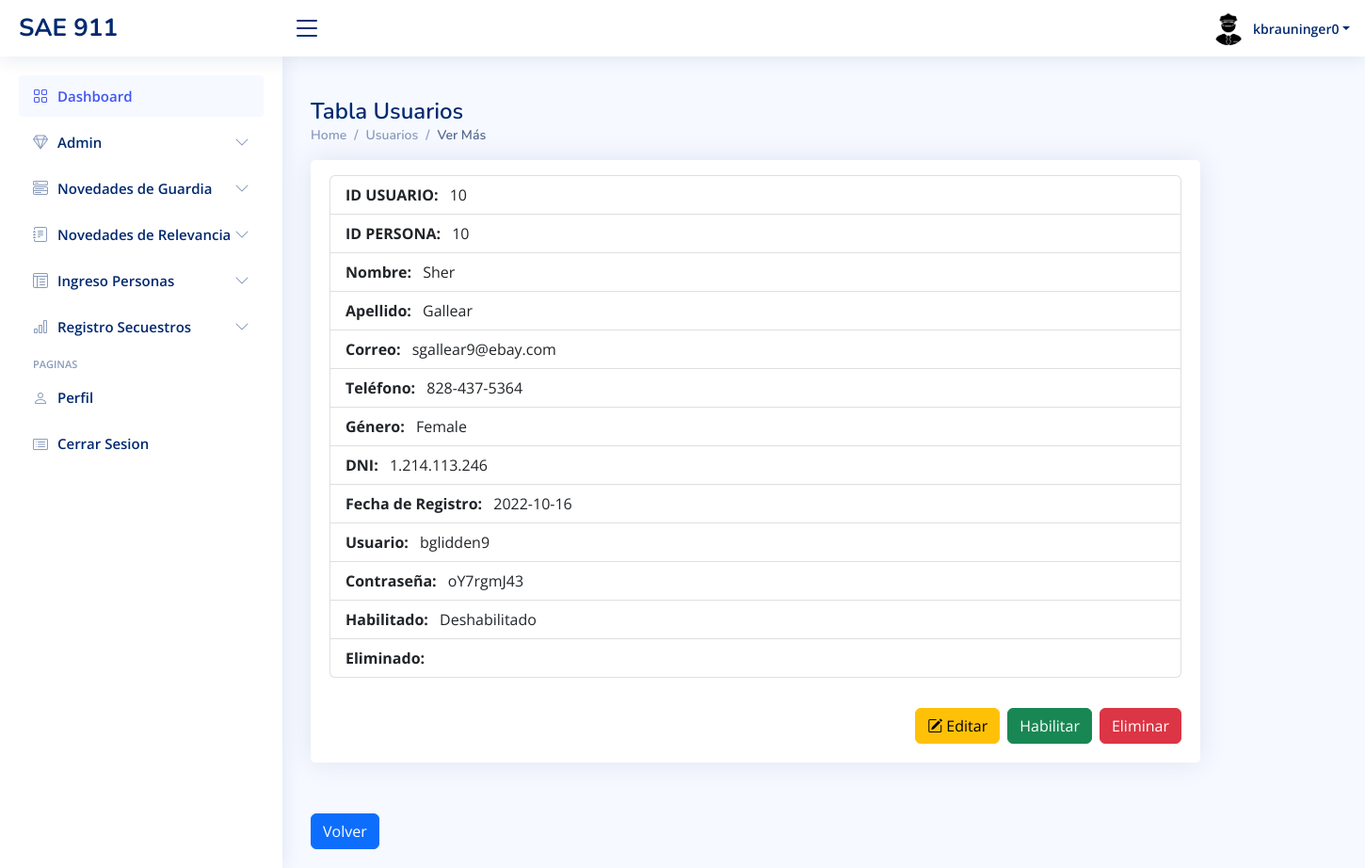
The app's page /usuarios-ver-mas.php?id=10 (signed in), older data.
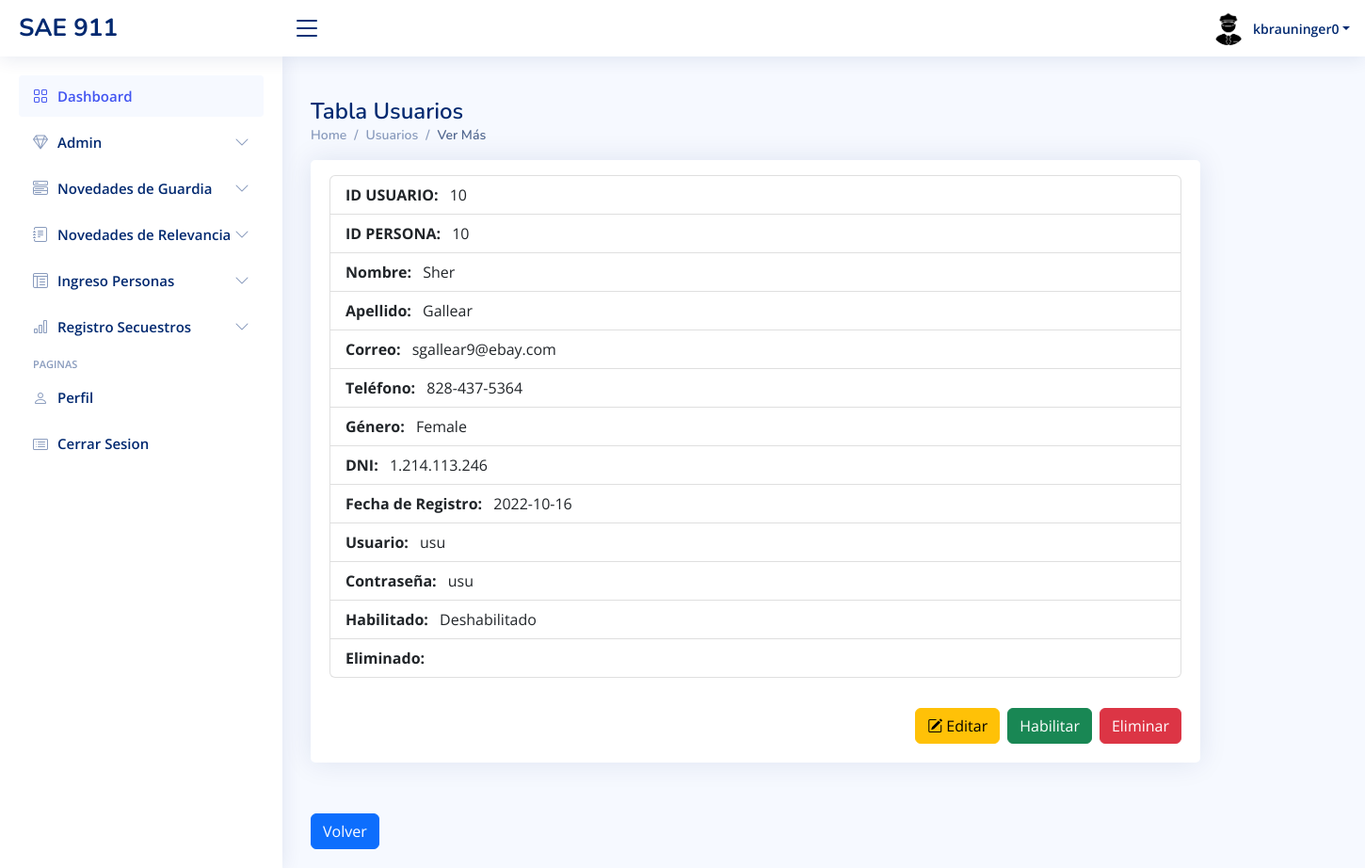
The same page, newer data.
### tables this page shows
CREATE TABLE `usuarios` (
  `idUsuario` int NOT NULL,
  `usuario` varchar(50) NOT NULL,
  `contraseña` varchar(50) NOT NULL,
  `rol` int NOT NULL,
  `habilitado` int NOT NULL DEFAULT '1',
  `eliminado` tinyint NOT NULL DEFAULT '0',
  `idPersona` int NOT NULL
);

### usuarios-ver-mas.php (the view, shortened to what the changed rows need)
<?php
  include('conexion.php');
  $idUsuario = $_GET['id'];
  $consultaSelectUsuario = "SELECT * FROM usuarios WHERE idUsuario=$idUsuario";
  $resultado1=mysqli_query($conexion,$consultaSelectUsuario);
  if ($row1 = $resultado1->fetch_assoc()) {
    $nombreUsuario = $row1['usuario'];
    $contraseñaUsuario = $row1['contraseña'];
    $idPersona=$row1['idPersona'];
  }
?>
<!DOCTYPE html>
<html lang="en">
<head>
  <link href="assets/vendor/bootstrap/css/bootstrap.min.css" rel="stylesheet">
  <link href="assets/vendor/bootstrap-icons/bootstrap-icons.css" rel="stylesheet">
  <link href="assets/vendor/boxicons/css/boxicons.min.css" rel="stylesheet">
  <link href="assets/vendor/quill/quill.snow.css" rel="stylesheet">
  <link href="assets/vendor/quill/quill.bubble.css" rel="stylesheet">
  <link href="assets/vendor/remixicon/remixicon.css" rel="stylesheet">
  <link href="assets/vendor/simple-datatables/style.css" rel="stylesheet">
  <link href="assets/css/style.css" rel="stylesheet">
</head>
<body>
  <main id="main" class="main container">
    <div class="pagetitle">
      <h1>Tabla Usuarios</h1>
    </div>
    <div class="card w-75 pt-3">
      <div class="card-body">
        <ul class="list-group mb-3">
          <li class="list-group-item fw-bold">ID PERSONA: <span class="fw-normal ms-2"><?php echo $idPersona; ?></span></li>
          <li class="list-group-item fw-bold">Usuario: <span class="fw-normal ms-2"><?php echo $nombreUsuario; ?></span></li>
          <li class="list-group-item fw-bold">Contraseña: <span class="fw-normal ms-2"><?php echo $contraseñaUsuario; ?></span></li>
        </ul>
      </div>
    </div>
    <br>
  </main>
</body>
</html>

Row changes from the older to the newer data that the page shows:
changed usuarios: usuario "bglidden9" → "usu"; contraseña "oY7rgmJ43" → "usu"
